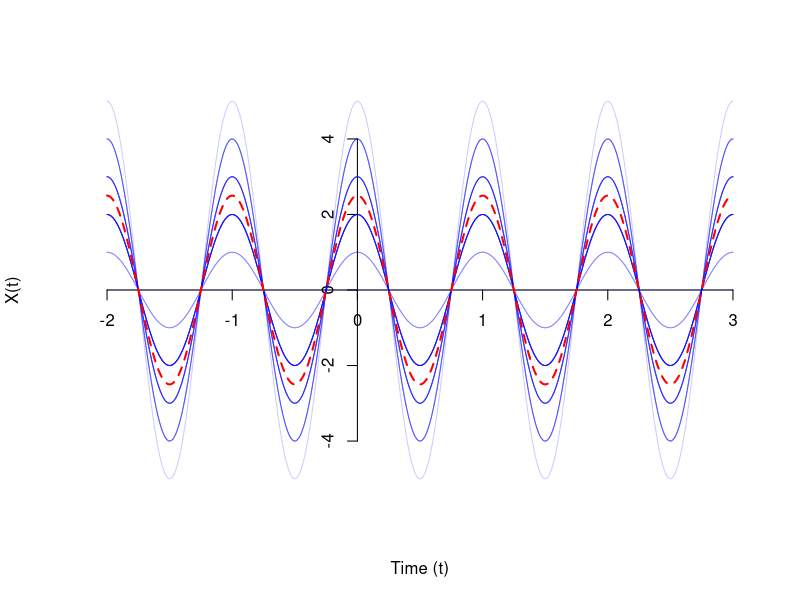
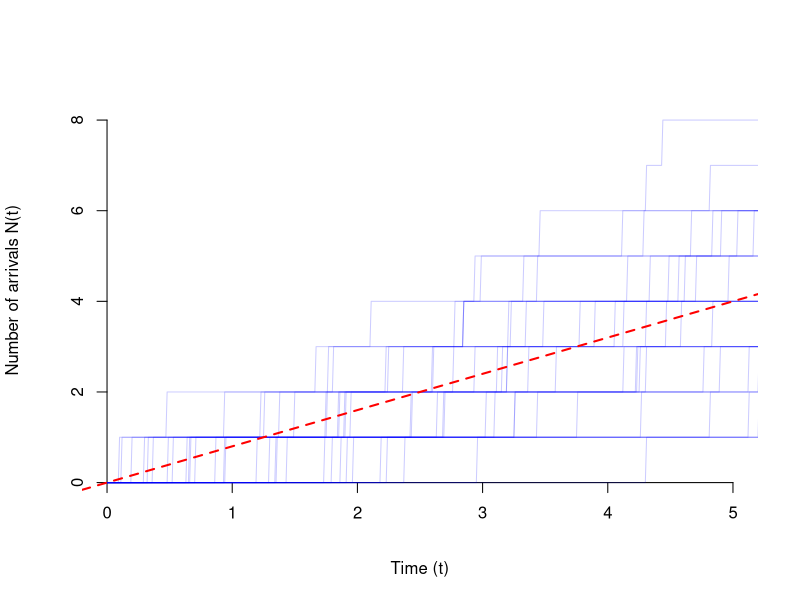
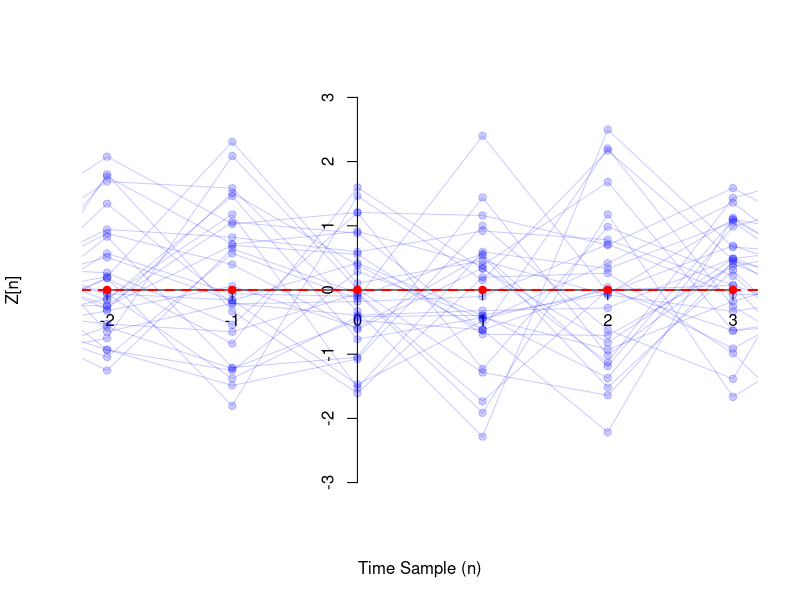
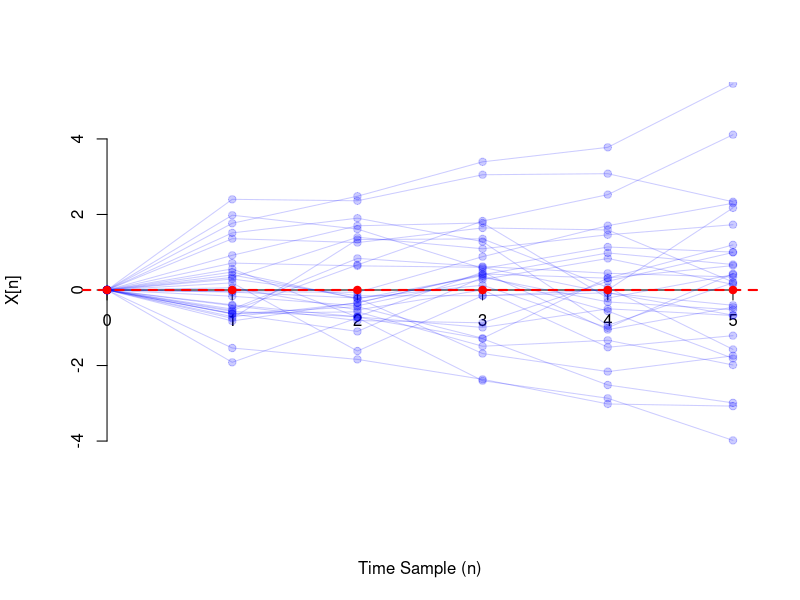

The R source for these figures, in order:
## ---- chunk 1
plot(NA, NA,
     xaxt="n", yaxt="n", bty="n",
     xlim=c(-2, 3), ylim=c(-5.1, 5.1),
     xlab="Time (t)", ylab="X(t)")
axis(1, pos=0)
axis(2, pos=0)
set.seed(1)
ts <- seq(-2, 3, by=0.01)
a <- rbinom(30, 5, 0.5)
for(i in 1:30) {
  lines(ts, a[i] * cos(2 * pi * ts), col=rgb(0, 0, 1, 0.2))
}
lines(ts, 2.5 * cos(2 * pi * ts), col="red", lty=2, lwd=2)
## ---- chunk 2
plot(NA, NA,
     xaxt="n", yaxt="n", bty="n",
     xlim=c(0, 5), ylim=c(0, 8.5),
     xlab="Time (t)", ylab="Number of arrivals N(t)")
axis(1, pos=0, at=0:5)
axis(2, pos=0)
set.seed(1)
for(i in 1:30) {
  arrivals <- cumsum(rexp(10, 0.8))
  ts <- seq(0, 6, by=.01)
  N <- c()
  for(t in ts) {
    N <- c(N, sum(arrivals < t))
  }
  lines(ts, N, col=rgb(0, 0, 1, 0.2))
}
abline(a=0, b=0.8, col="red", lty=2, lwd=2)
## ---- chunk 3
plot(NA, NA,
     xaxt="n", yaxt="n", bty="n",
     xlim=c(-2, 3), ylim=c(-3, 3),
     xlab="Time Sample (n)", ylab="Z[n]")
axis(1, pos=0, at=-2:3)
axis(2, pos=0)
set.seed(1)
for(i in 1:30) {
  ts <- -3:4
  Z <- rnorm(8)
  points(ts, Z, pch=19, col=rgb(0, 0, 1, 0.2))
  lines(ts, Z, col=rgb(0, 0, 1, 0.2))
}
points(-2:3, rep(0, 6), col="red", pch=19)
abline(h=0, col="red", lty=2, lwd=2)
## ---- chunk 4
plot(NA, NA,
     xaxt="n", yaxt="n", bty="n",
     xlim=c(0, 5), ylim=c(-5.1, 5.1),
     xlab="Time Sample (n)", ylab="X[n]")
axis(1, pos=0)
axis(2, pos=0)
set.seed(1)
for(i in 1:30) {
  ts <- 0:5
  X <- c(0, cumsum(rnorm(5)))
  points(ts, X, pch=19, col=rgb(0, 0, 1, 0.2))
  lines(ts, X, col=rgb(0, 0, 1, 0.2))
}
points(0:5, rep(0, 6), col="red", pch=19)
abline(h=0, col="red", lty=2, lwd=2)
